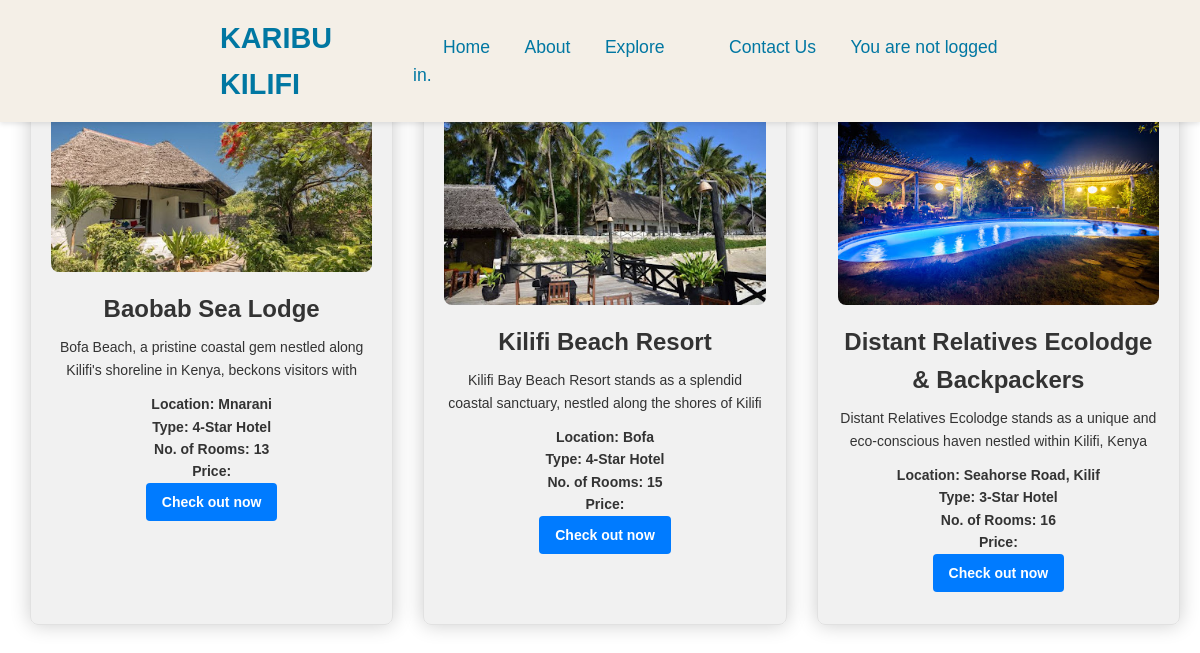
Screenshot of /accommodate/ with the database file from the repository.
### Karibu_Kilifi/models.py (models this page shows, shortened)
class accommodation(models.Model):
    name = models.CharField(max_length=50, verbose_name='Name')
    location = models.CharField(max_length=20, verbose_name='Location')
    price = models.IntegerField(verbose_name='Price')
    image = models.ImageField(verbose_name='Image', blank=True)
    description = models.TextField(max_length=100, verbose_name='Description')
    type = models.CharField(max_length=20, verbose_name='Type')
    rooms = models.IntegerField(verbose_name='No. of rooms')
    phone = models.CharField(verbose_name='Contact Phone', blank=True, max_length=15)
    email_address = models.EmailField(verbose_name='Email Address', blank=True)

### Karibu_Kilifi/views.py (the view)
# urls.py: path('accommodate/', accommodate, name='Accommodation'),
def accommodate(request):
    CheckIn = accommodation.objects.all()
    return render(request, 'Accommodations/User/accommodation_users.html', {"accommodateme": CheckIn})

### templates/Accommodations/User/accommodation_users.html (shortened to what this page needs)
{% extends 'Websites/index.html' %}
{% block content %}
<div class="product-cards">
     {% for accommodations in accommodateme %}
        <div class="product-card">
            <img src=" {{ accommodations.image.url }}" alt="{{ accommodations.name }} a {{ accommodations.type }} in {{ accommodations.location }}">
            <div class="product-info">
                <h2>{{ accommodations.name }}</h2>
                <p>{{ accommodations.description}}</p>
                <p class="price">
                Location: {{ accommodations.location }}<br>
                Type: {{ accommodations.type }}<br>
                No. of Rooms: {{ accommodations.rooms }}<br>
                Price: {{ cars.price }} <br>
                <a href="{% url 'AccommodationReservation' %}">Check out now</a>
            </div>
        </div>
    {% endfor %}
</div>
{% endblock %}

### static/main.css (style rules this page uses)
* { margin:0; padding: 0; box-sizing: border-box; font-family: sans-serif; }
body { font-family: "sans-serif"; background-color: white; color: #333; line-height: 1.6; margin: 0; padding: 0; }
.product-cards { display: flex; flex-wrap: nowrap; justify-content: space-between; gap: 20px; padding: 0 20px 20px; box-sizing: border-box; }
.product-card { flex: 0 0 auto; width: 33.33%; max-width: calc(33.33% - 20px); background-color: #f1f1f1f1; border: 1px solid #e1e1e1; border-radius: 8px; padding: 20px; box-sizing: border-box; box-shadow: 0px 0px 20px 0 rgba(0, 0, 0, 0.2); }
.product-card img { width: 100%; height: auto; border-radius: 8px; object-fit: cover; }
.product-card h2 { margin-top: 10px; margin-bottom: 8px; text-align: center; }
.product-card p { font-size: 14px; margin-bottom: 12px; text-align: center; }
.product-card .price { font-weight: bold; color: #333333; text-align: center; justify-content: center; justify-items: center; }
.product-card a { display: inline-block; padding: 8px 16px; background-color: #007bff; color: #ffffff; text-decoration: none; border-radius: 4px; transition: background-color 0.3s ease; }

### rows the page displays
accommodation: image (picture), name "Baobab Sea Lodge", description "Bofa Beach, a pristine coastal gem nestled along Kilifi's shoreline in Kenya, beckons visitors with", location "Mnarani", type "4-Star Hotel", rooms "13"
accommodation: image (picture), name "Kilifi Beach Resort", description "Kilifi Bay Beach Resort stands as a splendid coastal sanctuary, nestled along the shores of Kilifi", location "Bofa", type "4-Star Hotel", rooms "15"
accommodation: image (picture), name "Distant Relatives Ecolodge & Backpackers", description "Distant Relatives Ecolodge stands as a unique and eco-conscious haven nestled within Kilifi, Kenya", location "Seahorse Road, Kilif", type "3-Star Hotel", rooms "16"
